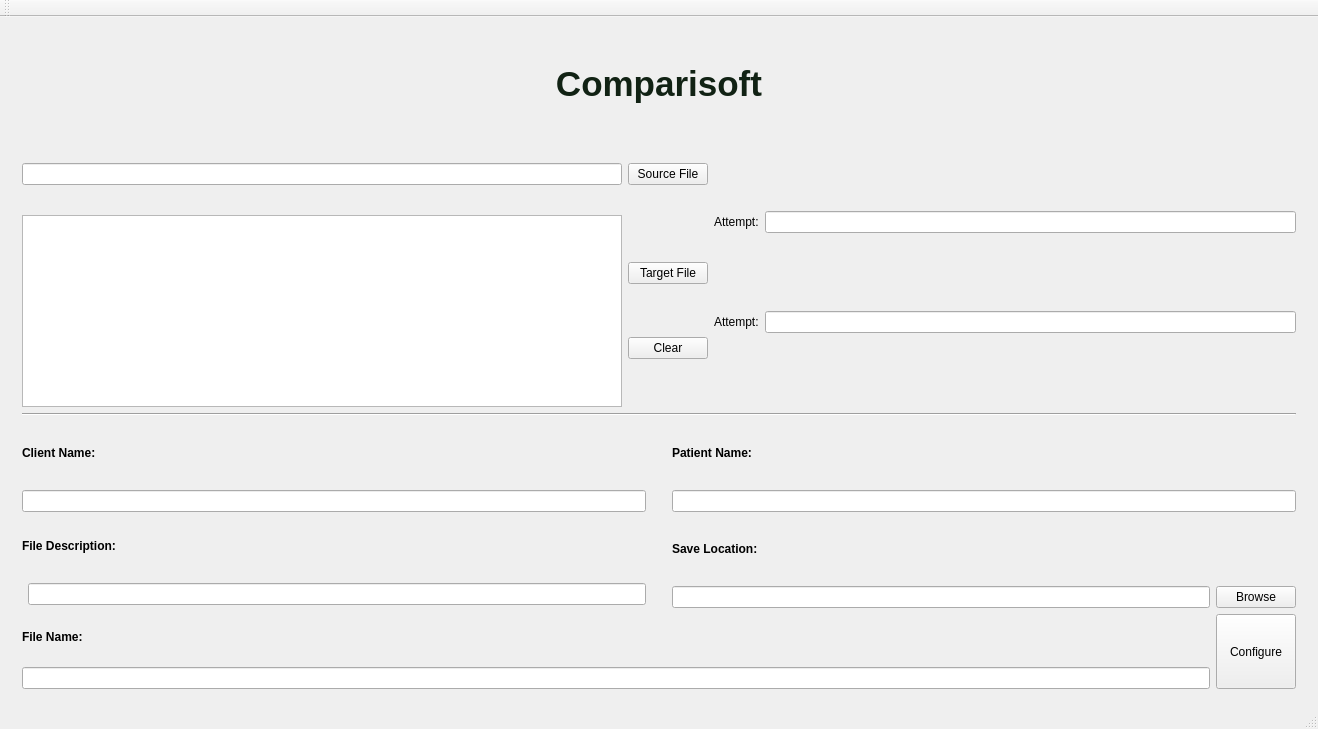
<?xml version="1.0" encoding="UTF-8"?>
<ui version="4.0">
 <class>MainWindow</class>
 <widget class="QMainWindow" name="MainWindow">
  <property name="geometry">
   <rect>
    <x>0</x>
    <y>0</y>
    <width>1318</width>
    <height>729</height>
   </rect>
  </property>
  <property name="windowTitle">
   <string>MainWindow</string>
  </property>
  <widget class="QWidget" name="centralWidget">
   <property name="sizePolicy">
    <sizepolicy hsizetype="Preferred" vsizetype="Preferred">
     <horstretch>0</horstretch>
     <verstretch>0</verstretch>
    </sizepolicy>
   </property>
   <layout class="QVBoxLayout" name="verticalLayout_12">
    <property name="topMargin">
     <number>7</number>
    </property>
    <property name="bottomMargin">
     <number>7</number>
    </property>
    <item>
     <widget class="QStackedWidget" name="View_Holder">
      <property name="minimumSize">
       <size>
        <width>0</width>
        <height>0</height>
       </size>
      </property>
      <property name="currentIndex">
       <number>0</number>
      </property>
      <widget class="QWidget" name="Main_Page">
       <property name="enabled">
        <bool>true</bool>
       </property>
       <layout class="QVBoxLayout" name="verticalLayout_13">
        <item>
         <widget class="QWidget" name="widget" native="true">
          <property name="maximumSize">
           <size>
            <width>16777215</width>
            <height>100</height>
           </size>
          </property>
          <layout class="QVBoxLayout" name="verticalLayout_14">
           <item>
            <layout class="QHBoxLayout" name="horizontalLayout_6">
             <property name="sizeConstraint">
              <enum>QLayout::SetMinimumSize</enum>
             </property>
             <item>
              <widget class="QWidget" name="widget_4" native="true"/>
             </item>
             <item>
              <widget class="QLabel" name="Banner">
               <property name="maximumSize">
                <size>
                 <width>16777215</width>
                 <height>50</height>
                </size>
               </property>
               <property name="text">
                <string>&lt;html&gt;&lt;head/&gt;&lt;body&gt;&lt;p&gt;&lt;span style=&quot; font-size:26pt; font-weight:600; color:#112214;&quot;&gt;Comparisoft&lt;/span&gt;&lt;/p&gt;&lt;/body&gt;&lt;/html&gt;</string>
               </property>
               <property name="textFormat">
                <enum>Qt::RichText</enum>
               </property>
               <property name="alignment">
                <set>Qt::AlignCenter</set>
               </property>
              </widget>
             </item>
             <item>
              <widget class="QWidget" name="widget_5" native="true">
               <property name="minimumSize">
                <size>
                 <width>0</width>
                 <height>76</height>
                </size>
               </property>
              </widget>
             </item>
            </layout>
           </item>
          </layout>
         </widget>
        </item>
        <item>
         <layout class="QVBoxLayout" name="verticalLayout_2">
          <item>
           <layout class="QVBoxLayout" name="verticalLayout_5">
            <item>
             <layout class="QHBoxLayout" name="horizontalLayout_3">
              <item>
               <layout class="QVBoxLayout" name="verticalLayout">
                <item>
                 <layout class="QHBoxLayout" name="horizontalLayout">
                  <item>
                   <widget class="QLineEdit" name="Source_File_Text">
                    <property name="minimumSize">
                     <size>
                      <width>600</width>
                      <height>0</height>
                     </size>
                    </property>
                   </widget>
                  </item>
                  <item>
                   <spacer name="verticalSpacer_6">
                    <property name="orientation">
                     <enum>Qt::Vertical</enum>
                    </property>
                    <property name="sizeHint" stdset="0">
                     <size>
                      <width>0</width>
                      <height>40</height>
                     </size>
                    </property>
                   </spacer>
                  </item>
                  <item>
                   <widget class="QPushButton" name="Source_File_Button">
                    <property name="text">
                     <string>Source File</string>
                    </property>
                   </widget>
                  </item>
                 </layout>
                </item>
                <item>
                 <layout class="QHBoxLayout" name="horizontalLayout_2">
                  <item>
                   <widget class="QTextEdit" name="Target_File_Text"/>
                  </item>
                  <item>
                   <layout class="QVBoxLayout" name="verticalLayout_34">
                    <item>
                     <widget class="QPushButton" name="Target_File_Button">
                      <property name="text">
                       <string>Target File</string>
                      </property>
                     </widget>
                    </item>
                    <item>
                     <widget class="QPushButton" name="Clear_Target_Files">
                      <property name="text">
                       <string>Clear</string>
                      </property>
                     </widget>
                    </item>
                   </layout>
                  </item>
                 </layout>
                </item>
               </layout>
              </item>
              <item>
               <layout class="QVBoxLayout" name="verticalLayout_4">
                <item>
                 <layout class="QHBoxLayout" name="horizontalLayout_4">
                  <item>
                   <widget class="QLabel" name="label_2">
                    <property name="text">
                     <string>Attempt:</string>
                    </property>
                   </widget>
                  </item>
                  <item>
                   <widget class="QLineEdit" name="Source_Attempt"/>
                  </item>
                 </layout>
                </item>
                <item>
                 <layout class="QHBoxLayout" name="horizontalLayout_5">
                  <item>
                   <widget class="QLabel" name="label_3">
                    <property name="text">
                     <string>Attempt:</string>
                    </property>
                   </widget>
                  </item>
                  <item>
                   <widget class="QLineEdit" name="Target_Attempt"/>
                  </item>
                 </layout>
                </item>
               </layout>
              </item>
             </layout>
            </item>
           </layout>
          </item>
          <item>
           <widget class="Line" name="line">
            <property name="lineWidth">
             <number>1</number>
            </property>
            <property name="orientation">
             <enum>Qt::Horizontal</enum>
            </property>
           </widget>
          </item>
          <item>
           <layout class="QVBoxLayout" name="verticalLayout_3">
            <item>
             <layout class="QHBoxLayout" name="horizontalLayout_7">
              <item>
               <layout class="QVBoxLayout" name="verticalLayout_7">
                <item>
                 <widget class="QLabel" name="label_4">
                  <property name="text">
                   <string>&lt;html&gt;&lt;head/&gt;&lt;body&gt;&lt;p&gt;&lt;span style=&quot; font-weight:600;&quot;&gt;Client Name:&lt;/span&gt;&lt;/p&gt;&lt;/body&gt;&lt;/html&gt;</string>
                  </property>
                  <property name="textFormat">
                   <enum>Qt::RichText</enum>
                  </property>
                 </widget>
                </item>
                <item>
                 <widget class="QLineEdit" name="Client_Name"/>
                </item>
               </layout>
              </item>
              <item>
               <spacer name="verticalSpacer_7">
                <property name="orientation">
                 <enum>Qt::Vertical</enum>
                </property>
                <property name="sizeHint" stdset="0">
                 <size>
                  <width>20</width>
                  <height>40</height>
                 </size>
                </property>
               </spacer>
              </item>
              <item>
               <layout class="QVBoxLayout" name="verticalLayout_6">
                <item>
                 <widget class="QLabel" name="label_5">
                  <property name="text">
                   <string>&lt;html&gt;&lt;head/&gt;&lt;body&gt;&lt;p&gt;&lt;span style=&quot; font-weight:600;&quot;&gt;Patient Name:&lt;/span&gt;&lt;/p&gt;&lt;/body&gt;&lt;/html&gt;</string>
                  </property>
                 </widget>
                </item>
                <item>
                 <widget class="QLineEdit" name="Patient_Name"/>
                </item>
               </layout>
              </item>
             </layout>
            </item>
            <item>
             <layout class="QHBoxLayout" name="horizontalLayout_8">
              <item>
               <layout class="QVBoxLayout" name="verticalLayout_8">
                <property name="bottomMargin">
                 <number>0</number>
                </property>
                <item>
                 <widget class="QLabel" name="label_6">
                  <property name="text">
                   <string>&lt;html&gt;&lt;head/&gt;&lt;body&gt;&lt;p&gt;&lt;span style=&quot; font-weight:600;&quot;&gt;File Description:&lt;/span&gt;&lt;/p&gt;&lt;/body&gt;&lt;/html&gt;</string>
                  </property>
                 </widget>
                </item>
                <item>
                 <layout class="QHBoxLayout" name="horizontalLayout_22">
                  <item>
                   <widget class="QWidget" name="widget_9" native="true">
                    <property name="minimumSize">
                     <size>
                      <width>0</width>
                      <height>28</height>
                     </size>
                    </property>
                    <property name="maximumSize">
                     <size>
                      <width>0</width>
                      <height>28</height>
                     </size>
                    </property>
                   </widget>
                  </item>
                  <item>
                   <widget class="QLineEdit" name="File_Description"/>
                  </item>
                 </layout>
                </item>
               </layout>
              </item>
              <item>
               <spacer name="verticalSpacer_8">
                <property name="orientation">
                 <enum>Qt::Vertical</enum>
                </property>
                <property name="sizeHint" stdset="0">
                 <size>
                  <width>20</width>
                  <height>40</height>
                 </size>
                </property>
               </spacer>
              </item>
              <item>
               <layout class="QVBoxLayout" name="verticalLayout_9">
                <item>
                 <widget class="QLabel" name="label_7">
                  <property name="text">
                   <string>&lt;html&gt;&lt;head/&gt;&lt;body&gt;&lt;p&gt;&lt;span style=&quot; font-weight:600;&quot;&gt;Save Location:&lt;/span&gt;&lt;/p&gt;&lt;/body&gt;&lt;/html&gt;</string>
                  </property>
                 </widget>
                </item>
                <item>
                 <layout class="QHBoxLayout" name="horizontalLayout_17">
                  <item>
                   <widget class="QLineEdit" name="Save_Location"/>
                  </item>
                  <item>
                   <widget class="QPushButton" name="saveLocationButton">
                    <property name="minimumSize">
                     <size>
                      <width>0</width>
                      <height>0</height>
                     </size>
                    </property>
                    <property name="text">
                     <string>Browse</string>
                    </property>
                   </widget>
                  </item>
                 </layout>
                </item>
               </layout>
              </item>
             </layout>
            </item>
            <item>
             <layout class="QHBoxLayout" name="horizontalLayout_9">
              <item>
               <layout class="QVBoxLayout" name="verticalLayout_11">
                <item>
                 <widget class="QLabel" name="label_8">
                  <property name="text">
                   <string>&lt;html&gt;&lt;head/&gt;&lt;body&gt;&lt;p&gt;&lt;span style=&quot; font-weight:600;&quot;&gt;File Name:&lt;/span&gt;&lt;/p&gt;&lt;/body&gt;&lt;/html&gt;</string>
                  </property>
                 </widget>
                </item>
                <item>
                 <widget class="QLineEdit" name="File_Name"/>
                </item>
               </layout>
              </item>
              <item>
               <layout class="QVBoxLayout" name="verticalLayout_10">
                <item>
                 <widget class="QPushButton" name="Config_Button">
                  <property name="minimumSize">
                   <size>
                    <width>0</width>
                    <height>75</height>
                   </size>
                  </property>
                  <property name="text">
                   <string>Configure</string>
                  </property>
                 </widget>
                </item>
               </layout>
              </item>
             </layout>
            </item>
           </layout>
          </item>
         </layout>
        </item>
       </layout>
      </widget>
      <widget class="QWidget" name="Config_Page">
       <layout class="QVBoxLayout" name="verticalLayout_15">
        <item>
         <widget class="QWidget" name="widget_3" native="true">
          <property name="maximumSize">
           <size>
            <width>16777215</width>
            <height>100</height>
           </size>
          </property>
          <layout class="QVBoxLayout" name="verticalLayout_16">
           <item>
            <layout class="QHBoxLayout" name="horizontalLayout_10">
             <property name="sizeConstraint">
              <enum>QLayout::SetMinimumSize</enum>
             </property>
             <item>
              <widget class="QPushButton" name="ReturnToMainPage">
               <property name="maximumSize">
                <size>
                 <width>100</width>
                 <height>16777215</height>
                </size>
               </property>
               <property name="text">
                <string>Back</string>
               </property>
              </widget>
             </item>
             <item>
              <widget class="QWidget" name="widget_6" native="true"/>
             </item>
             <item>
              <widget class="QLabel" name="Banner_2">
               <property name="maximumSize">
                <size>
                 <width>16777215</width>
                 <height>50</height>
                </size>
               </property>
               <property name="text">
                <string>&lt;html&gt;&lt;head/&gt;&lt;body&gt;&lt;p&gt;&lt;span style=&quot; font-size:26pt; font-weight:600; color:#000000;&quot;&gt;Comparisoft&lt;/span&gt;&lt;/p&gt;&lt;/body&gt;&lt;/html&gt;</string>
               </property>
               <property name="textFormat">
                <enum>Qt::RichText</enum>
               </property>
               <property name="alignment">
                <set>Qt::AlignCenter</set>
               </property>
              </widget>
             </item>
             <item>
              <widget class="QWidget" name="widget_7" native="true">
               <property name="minimumSize">
                <size>
                 <width>0</width>
                 <height>76</height>
                </size>
               </property>
              </widget>
             </item>
             <item>
              <widget class="QWidget" name="widget_2" native="true">
               <property name="maximumSize">
                <size>
                 <width>100</width>
                 <height>16777215</height>
                </size>
               </property>
              </widget>
             </item>
            </layout>
           </item>
          </layout>
         </widget>
        </item>
        <item>
         <layout class="QHBoxLayout" name="horizontalLayout_11">
          <item>
           <layout class="QVBoxLayout" name="verticalLayout_17">
            <item>
             <widget class="QLabel" name="label_15">
              <property name="text">
               <string>&lt;html&gt;&lt;head/&gt;&lt;body&gt;&lt;p&gt;&lt;span style=&quot; font-size:16pt; font-weight:600;&quot;&gt;Run Configuration&lt;/span&gt;&lt;/p&gt;&lt;/body&gt;&lt;/html&gt;</string>
              </property>
             </widget>
            </item>
            <item>
             <layout class="QVBoxLayout" name="verticalLayout_20">
              <item>
               <widget class="QLabel" name="label">
                <property name="text">
                 <string>&lt;b&gt;Report Type:&lt;/b&gt;</string>
                </property>
               </widget>
              </item>
              <item>
               <layout class="QHBoxLayout" name="horizontalLayout_21">
                <item>
                 <widget class="QComboBox" name="Report_Type">
                  <property name="currentText">
                   <string>Error Report</string>
                  </property>
                  <property name="currentIndex">
                   <number>0</number>
                  </property>
                  <item>
                   <property name="text">
                    <string>Error Report</string>
                   </property>
                  </item>
                 </widget>
                </item>
               </layout>
              </item>
             </layout>
            </item>
            <item>
             <layout class="QHBoxLayout" name="horizontalLayout_13">
              <item>
               <layout class="QVBoxLayout" name="verticalLayout_21">
                <item>
                 <widget class="QLabel" name="label_9">
                  <property name="text">
                   <string>&lt;b&gt;Confidence Level:&lt;/b&gt;</string>
                  </property>
                 </widget>
                </item>
                <item>
                 <layout class="QHBoxLayout" name="horizontalLayout_19">
                  <item>
                   <widget class="QSpinBox" name="Confidence_Level">
                    <property name="suffix">
                     <string>%</string>
                    </property>
                   </widget>
                  </item>
                 </layout>
                </item>
               </layout>
              </item>
              <item>
               <layout class="QVBoxLayout" name="verticalLayout_22">
                <item>
                 <widget class="QLabel" name="label_10">
                  <property name="text">
                   <string>&lt;html&gt;&lt;head/&gt;&lt;body&gt;&lt;p&gt;&lt;span style=&quot; font-weight:600;&quot;&gt;within +/-&lt;/span&gt;&lt;/p&gt;&lt;/body&gt;&lt;/html&gt;</string>
                  </property>
                 </widget>
                </item>
                <item>
                 <layout class="QHBoxLayout" name="horizontalLayout_12">
                  <property name="spacing">
                   <number>7</number>
                  </property>
                  <item>
                   <widget class="QSpinBox" name="Error_Bound"/>
                  </item>
                  <item>
                   <widget class="QComboBox" name="Error_Unit">
                    <item>
                     <property name="text">
                      <string>nm</string>
                     </property>
                    </item>
                    <item>
                     <property name="text">
                      <string>mm</string>
                     </property>
                    </item>
                   </widget>
                  </item>
                 </layout>
                </item>
               </layout>
              </item>
             </layout>
            </item>
            <item>
             <layout class="QHBoxLayout" name="horizontalLayout_14">
              <item>
               <layout class="QVBoxLayout" name="verticalLayout_23">
                <item>
                 <widget class="QLabel" name="label_11">
                  <property name="text">
                   <string>&lt;b&gt;Alignment type:&lt;/b&gt;</string>
                  </property>
                 </widget>
                </item>
                <item>
                 <layout class="QHBoxLayout" name="horizontalLayout_20">
                  <item>
                   <widget class="QComboBox" name="Alignment_Type">
                    <item>
                     <property name="text">
                      <string>Standard</string>
                     </property>
                    </item>
                    <item>
                     <property name="text">
                      <string>Quick</string>
                     </property>
                    </item>
                   </widget>
                  </item>
                 </layout>
                </item>
               </layout>
              </item>
             </layout>
            </item>
           </layout>
          </item>
          <item>
           <spacer name="verticalSpacer">
            <property name="orientation">
             <enum>Qt::Vertical</enum>
            </property>
            <property name="sizeHint" stdset="0">
             <size>
              <width>20</width>
              <height>40</height>
             </size>
            </property>
           </spacer>
          </item>
          <item>
           <layout class="QVBoxLayout" name="verticalLayout_18">
            <item>
             <widget class="QLabel" name="label_16">
              <property name="minimumSize">
               <size>
                <width>0</width>
                <height>0</height>
               </size>
              </property>
              <property name="text">
               <string>&lt;html&gt;&lt;head/&gt;&lt;body&gt;&lt;p&gt;&lt;span style=&quot; font-size:16pt; font-weight:600;&quot;&gt;Report Information&lt;/span&gt;&lt;/p&gt;&lt;/body&gt;&lt;/html&gt;</string>
              </property>
             </widget>
            </item>
            <item>
             <layout class="QVBoxLayout" name="verticalLayout_24">
              <item>
               <widget class="QLabel" name="label_12">
                <property name="text">
                 <string>&lt;b&gt;Technician Name:&lt;/b&gt;</string>
                </property>
               </widget>
              </item>
              <item>
               <widget class="QLineEdit" name="Technician_Name"/>
              </item>
             </layout>
            </item>
            <item>
             <layout class="QVBoxLayout" name="verticalLayout_25">
              <item>
               <widget class="QLabel" name="label_13">
                <property name="text">
                 <string>&lt;html&gt;&lt;head/&gt;&lt;body&gt;&lt;p&gt;&lt;span style=&quot; font-weight:600;&quot;&gt;Product Name:&lt;/span&gt;&lt;/p&gt;&lt;/body&gt;&lt;/html&gt;</string>
                </property>
               </widget>
              </item>
              <item>
               <widget class="QLineEdit" name="Product_Name"/>
              </item>
             </layout>
            </item>
            <item>
             <layout class="QVBoxLayout" name="verticalLayout_26">
              <item>
               <widget class="QLabel" name="label_14">
                <property name="text">
                 <string>&lt;b&gt;Production Date:&lt;/b&gt;</string>
                </property>
               </widget>
              </item>
              <item>
               <widget class="QLineEdit" name="Production_Date"/>
              </item>
             </layout>
            </item>
           </layout>
          </item>
         </layout>
        </item>
        <item>
         <layout class="QVBoxLayout" name="verticalLayout_19">
          <item>
           <layout class="QHBoxLayout" name="horizontalLayout_18">
            <item>
             <layout class="QVBoxLayout" name="verticalLayout_32">
              <item>
               <widget class="QLabel" name="label_20">
                <property name="text">
                 <string>&lt;b&gt;Product Description&lt;/b&gt;</string>
                </property>
               </widget>
              </item>
              <item>
               <widget class="QTextEdit" name="Product_Description"/>
              </item>
             </layout>
            </item>
            <item>
             <layout class="QVBoxLayout" name="verticalLayout_33">
              <item>
               <spacer name="verticalSpacer_5">
                <property name="orientation">
                 <enum>Qt::Vertical</enum>
                </property>
                <property name="sizeHint" stdset="0">
                 <size>
                  <width>20</width>
                  <height>40</height>
                 </size>
                </property>
               </spacer>
              </item>
              <item>
               <widget class="QPushButton" name="RunVTK">
                <property name="minimumSize">
                 <size>
                  <width>100</width>
                  <height>75</height>
                 </size>
                </property>
                <property name="maximumSize">
                 <size>
                  <width>200</width>
                  <height>16777215</height>
                 </size>
                </property>
                <property name="layoutDirection">
                 <enum>Qt::LeftToRight</enum>
                </property>
                <property name="text">
                 <string>Align</string>
                </property>
               </widget>
              </item>
             </layout>
            </item>
           </layout>
          </item>
         </layout>
        </item>
       </layout>
      </widget>
     </widget>
    </item>
   </layout>
  </widget>
  <widget class="QMenuBar" name="menuBar">
   <property name="geometry">
    <rect>
     <x>0</x>
     <y>0</y>
     <width>1318</width>
     <height>26</height>
    </rect>
   </property>
  </widget>
  <widget class="QToolBar" name="mainToolBar">
   <attribute name="toolBarArea">
    <enum>TopToolBarArea</enum>
   </attribute>
   <attribute name="toolBarBreak">
    <bool>false</bool>
   </attribute>
  </widget>
  <widget class="QStatusBar" name="statusBar"/>
 </widget>
 <layoutdefault spacing="6" margin="11"/>
 <resources/>
 <connections/>
</ui>
